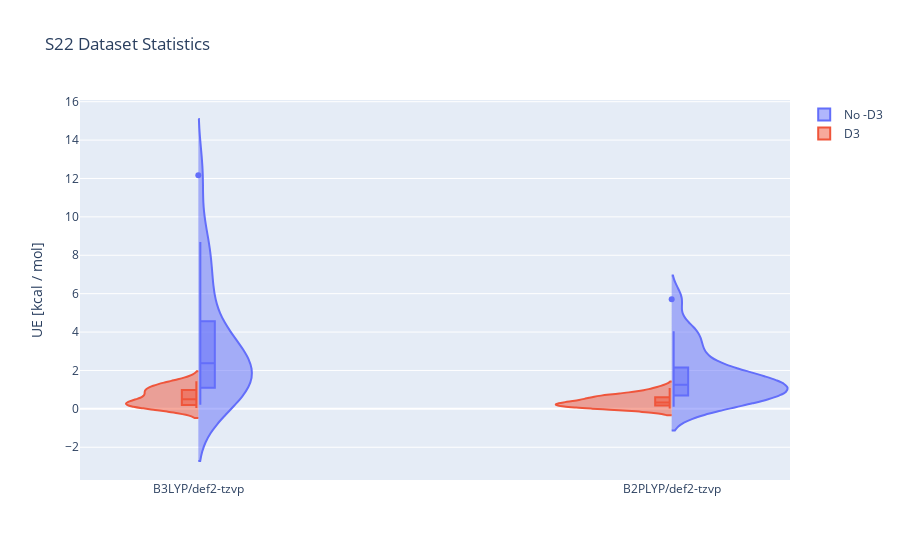

This figure's notebook cell:
### Code cell
ds.visualize(method=["B3LYP", "B3LYP-D3", "B2PLYP", "B2PLYP-D3"], basis="def2-tzvp", groupby="D3", kind="violin")

### Figure 1 — Plotly figure (JSON) as saved in the notebook; plotly's stock layout.template omitted (floating-point values rounded to 4 significant figures)
{"data": [{"box": {"visible": true}, "name": "No -D3", "side": "positive", "type": "violin", "x": ["B3LYP/def2-tzvp", "B2PLYP/def2-tzvp", "B3LYP/def2-tzvp", "B2PLYP/def2-tzvp", "B3LYP/def2-tzvp", "B2PLYP/def2-tzvp", "B3LYP/def2-tzvp", "B2PLYP/def2-tzvp", "B3LYP/def2-tzvp", "B2PLYP/def2-tzvp", "B3LYP/def2-tzvp", "B2PLYP/def2-tzvp", "B3LYP/def2-tzvp", "B2PLYP/def2-tzvp", "B3LYP/def2-tzvp", "B2PLYP/def2-tzvp", "B3LYP/def2-tzvp", "B2PLYP/def2-tzvp", "B3LYP/def2-tzvp", "B2PLYP/def2-tzvp", "B3LYP/def2-tzvp", "B2PLYP/def2-tzvp", "B3LYP/def2-tzvp", "B2PLYP/def2-tzvp", "B3LYP/def2-tzvp", "B2PLYP/def2-tzvp", "B3LYP/def2-tzvp", "B2PLYP/def2-tzvp", "B3LYP/def2-tzvp", "B2PLYP/def2-tzvp", "B3LYP/def2-tzvp", "B2PLYP/def2-tzvp", "B3LYP/def2-tzvp", "B2PLYP/def2-tzvp", "B3LYP/def2-tzvp", "B2PLYP/def2-tzvp", "B3LYP/def2-tzvp", "B2PLYP/def2-tzvp", "B3LYP/def2-tzvp", "B2PLYP/def2-tzvp", "B3LYP/def2-tzvp", "B2PLYP/def2-tzvp", "B3LYP/def2-tzvp", "B2PLYP/def2-tzvp"], "y": [2.612, 1.338, 12.17, 5.71, 3.333, 1.991, 0.208, 0.113, 6.092, 2.983, 3.463, 1.742, 1.765, 0.849, 2.338, 1.151, 2.127, 1.176, 1.103, 0.271, 1.921, 1.145, 0.702, 0.373, 1.561, 1.073, 0.885, 0.623, 8.686, 4.019, 4.559, 2.156, 0.878, 0.562, 3.411, 1.561, 6.451, 3.123, 2.411, 1.582, 8.181, 4.046, 0.545, 0.692]}, {"box": {"visible": true}, "name": "D3", "side": "negative", "type": "violin", "x": ["B2PLYP/def2-tzvp", "B3LYP/def2-tzvp", "B2PLYP/def2-tzvp", "B3LYP/def2-tzvp", "B2PLYP/def2-tzvp", "B3LYP/def2-tzvp", "B2PLYP/def2-tzvp", "B3LYP/def2-tzvp", "B2PLYP/def2-tzvp", "B3LYP/def2-tzvp", "B2PLYP/def2-tzvp", "B3LYP/def2-tzvp", "B2PLYP/def2-tzvp", "B3LYP/def2-tzvp", "B2PLYP/def2-tzvp", "B3LYP/def2-tzvp", "B2PLYP/def2-tzvp", "B3LYP/def2-tzvp", "B2PLYP/def2-tzvp", "B3LYP/def2-tzvp", "B2PLYP/def2-tzvp", "B3LYP/def2-tzvp", "B2PLYP/def2-tzvp", "B3LYP/def2-tzvp", "B2PLYP/def2-tzvp", "B3LYP/def2-tzvp", "B2PLYP/def2-tzvp", "B3LYP/def2-tzvp", "B2PLYP/def2-tzvp", "B3LYP/def2-tzvp", "B2PLYP/def2-tzvp", "B3LYP/def2-tzvp", "B2PLYP/def2-tzvp", "B3LYP/def2-tzvp", "B2PLYP/def2-tzvp", "B3LYP/def2-tzvp", "B2PLYP/def2-tzvp", "B3LYP/def2-tzvp", "B2PLYP/def2-tzvp", "B3LYP/def2-tzvp", "B2PLYP/def2-tzvp", "B3LYP/def2-tzvp", "B2PLYP/def2-tzvp", "B3LYP/def2-tzvp"], "y": [0.707, 1.294, 0.664, 0.301, 0.224, 0.897, 0.59, 0.708, 0.056, 0.056, 0.207, 0.233, 0.36, 0.591, 0.343, 0.406, 0.013, 0.119, 0.897, 1.222, 0.019, 0.199, 0.17, 0.357, 0.289, 1.012, 0.61, 1.441, 0.326, 0.138, 0.397, 0.368, 0.147, 0.043, 0.687, 0.841, 0.047, 0.183, 0.189, 0.916, 0.578, 0.981, 1.083, 1.284]}], "layout": {"title": {"text": "S22 Dataset Statistics"}, "yaxis": {"title": {"text": "UE [kcal / mol]"}}}}
